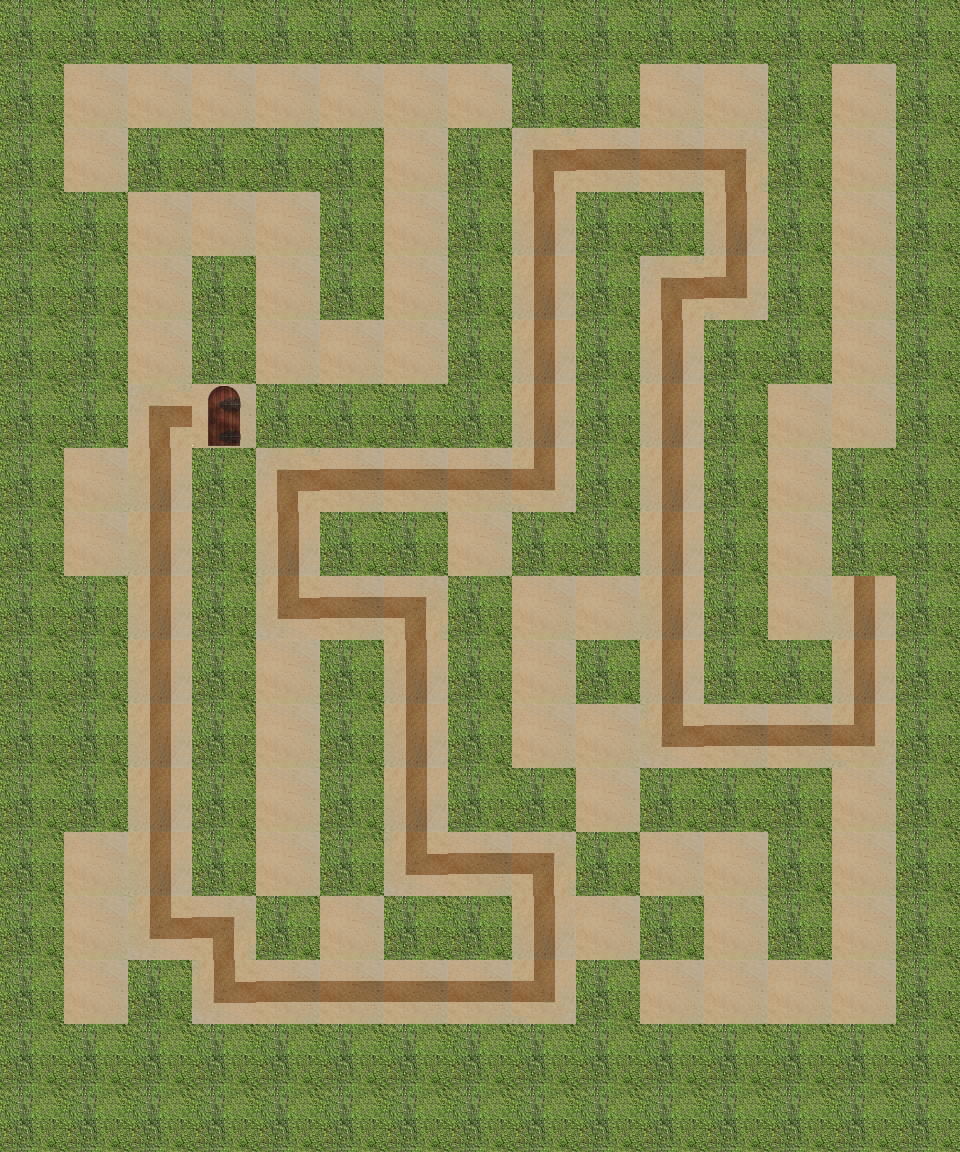

Rendered tile map (Tiled .tmx) drawn with the repository's tilesets; below, a short description and the map source with its tile grids summarised:
An orthogonal 15x18 tile map with 64x64 px tiles, 4 tile layers (path, wall, hint, end), 1 hidden layer not drawn.

<map version="1.0" orientation="orthogonal" renderorder="right-down" width="15" height="18" tilewidth="64" tileheight="64">
 <properties>
  <property name="bestTimePossible" value="17.5" />
  <property name="viewSize" value="5" />
 </properties>
 <tileset firstgid="1" name="sandbush" tilewidth="64" tileheight="64">
  <image source="sandbush.png" width="256" height="192" />
 </tileset>
 <layer name="path" width="15" height="18">
  <data>[270 cells, 116 non-empty, 1 distinct tile ids]</data>
 </layer>
 <layer name="wall" width="15" height="18">
  <data>[270 cells, 154 non-empty, 1 distinct tile ids]</data>
 </layer>
 <layer name="hint" width="15" height="18">
  <data>[270 cells, 55 non-empty, 6 distinct tile ids]</data>
 </layer>
 <layer name="start" width="15" height="18" visible="0">
  <data>[270 cells, 1 non-empty, 1 distinct tile ids]</data>
 </layer>
 <layer name="end" width="15" height="18">
  <data>[270 cells, 1 non-empty, 1 distinct tile ids]</data>
 </layer>
</map>
